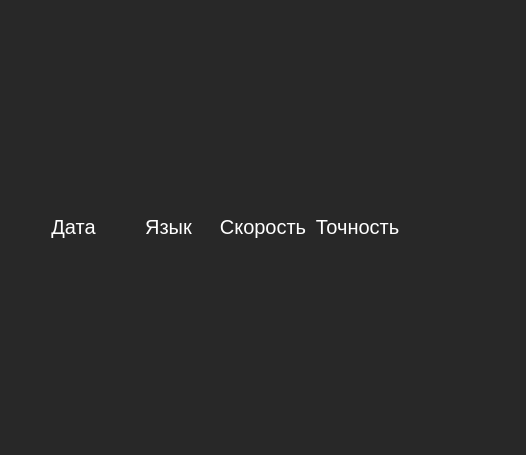
<?xml version="1.0" encoding="UTF-8"?>
<ui version="4.0">
 <class>Statistics</class>
 <widget class="QWidget" name="Statistics">
  <property name="geometry">
   <rect>
    <x>0</x>
    <y>0</y>
    <width>526</width>
    <height>455</height>
   </rect>
  </property>
  <property name="windowTitle">
   <string>Form</string>
  </property>
  <property name="styleSheet">
   <string notr="true">background-color: rgb(40, 40, 40);</string>
  </property>
  <layout class="QVBoxLayout" name="verticalLayout">
   <item>
    <widget class="QScrollArea" name="scrollArea">
     <property name="frameShape">
      <enum>QFrame::NoFrame</enum>
     </property>
     <property name="lineWidth">
      <number>0</number>
     </property>
     <property name="widgetResizable">
      <bool>true</bool>
     </property>
     <property name="alignment">
      <set>Qt::AlignLeading|Qt::AlignLeft|Qt::AlignTop</set>
     </property>
     <widget class="QWidget" name="scrollAreaWidgetContents">
      <property name="geometry">
       <rect>
        <x>0</x>
        <y>0</y>
        <width>508</width>
        <height>437</height>
       </rect>
      </property>
      <layout class="QVBoxLayout" name="verticalLayout_2">
       <item>
        <widget class="QWidget" name="widget_2" native="true">
         <property name="maximumSize">
          <size>
           <width>16777215</width>
           <height>100</height>
          </size>
         </property>
         <layout class="QHBoxLayout" name="horizontalLayout_4">
          <item>
           <widget class="QLabel" name="label_10">
            <property name="font">
             <font>
              <pointsize>15</pointsize>
             </font>
            </property>
            <property name="styleSheet">
             <string notr="true">color: rgb(255, 255, 255);
</string>
            </property>
            <property name="text">
             <string>Дата</string>
            </property>
            <property name="alignment">
             <set>Qt::AlignCenter</set>
            </property>
           </widget>
          </item>
          <item>
           <widget class="QLabel" name="label_11">
            <property name="font">
             <font>
              <pointsize>15</pointsize>
             </font>
            </property>
            <property name="styleSheet">
             <string notr="true">color: rgb(255, 255, 255);</string>
            </property>
            <property name="text">
             <string>Язык</string>
            </property>
            <property name="alignment">
             <set>Qt::AlignCenter</set>
            </property>
           </widget>
          </item>
          <item>
           <widget class="QLabel" name="label_12">
            <property name="font">
             <font>
              <pointsize>15</pointsize>
             </font>
            </property>
            <property name="styleSheet">
             <string notr="true">color: rgb(255, 255, 255);</string>
            </property>
            <property name="text">
             <string>Скорость</string>
            </property>
            <property name="alignment">
             <set>Qt::AlignCenter</set>
            </property>
           </widget>
          </item>
          <item>
           <widget class="QLabel" name="label_13">
            <property name="font">
             <font>
              <pointsize>15</pointsize>
             </font>
            </property>
            <property name="styleSheet">
             <string notr="true">color: rgb(255, 255, 255);</string>
            </property>
            <property name="text">
             <string>Точность</string>
            </property>
            <property name="alignment">
             <set>Qt::AlignCenter</set>
            </property>
           </widget>
          </item>
          <item>
           <widget class="QLabel" name="label">
            <property name="text">
             <string/>
            </property>
           </widget>
          </item>
         </layout>
        </widget>
       </item>
      </layout>
     </widget>
    </widget>
   </item>
  </layout>
 </widget>
 <resources/>
 <connections/>
</ui>
